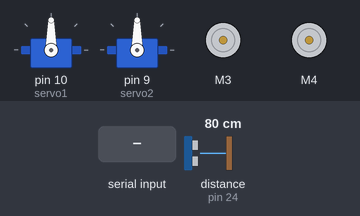
The sketch below on a simulated Arduino Mega 2560, built with avr-gcc and run on an emulated ATmega2560. On the bench: 2 × servo, 2 × DC motor (green arrow = forward, orange = backward, longer = faster). Wiring (inferred from the names in the program): ultrasonic range finder: trigger pin 22; echo pin 24. The inputs (shaded band) are chosen by the test bench; at power-on: distance to the obstacle (sensor on pin 24) 80 cm. The echo pulse lasts 58.3 µs per cm; what the sketch prints to the serial monitor is not drawn.

Above: at 1.2 s.
1.3 s: "9" received over the second serial link
At 1.9 s:
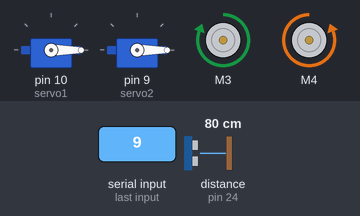
At 2.7 s:
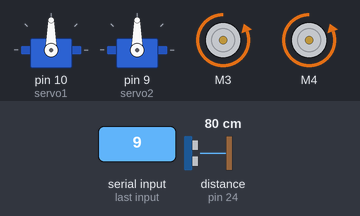
Timing chart, 0 to 13.3 s (numbered marks = the images above; inputs shaded):
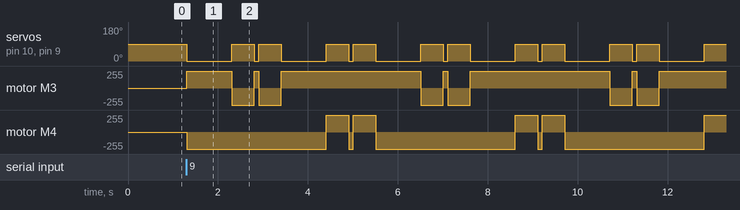

Measured:
- after the input at 1.3 s, servo on pin 10 (servo1), servo on pin 9 (servo2): 90° → 0° at once, then repeats every 2.1 s: 90° 0.50 s, 0° 0.10 s, 90° 0.50 s, 0° 1.0 s

The sketch:

project_tractor.ino
```cpp
//This model is designed by susan ghimire of robotic club KEC, kalimati on June 28 2018.

#include <AFMotor.h>
#include <Servo.h>
#define trigPin 22
#define echoPin 24
#define buzzer 26

AF_DCMotor motor3(3);
AF_DCMotor motor4(4);

Servo servo1;
Servo servo2;

char input;
double duration, dist;
long dur;
void beep()
{
  tone(buzzer, 1000);
  delay(200);
  tone(buzzer, 900);
  delay(200);
}

void AI()
{
  forward();
  delay(1000);
  right();
  delay(500);
  forward();
  delay(100);
  right();
  delay(500);
  forward();
  delay(1000);
  left();
  delay(500);
  forward();
  delay(100);
  left();
  delay(500);
}

void forward()
{
  motor3.setSpeed(255);
  motor3.run(FORWARD);
  motor4.setSpeed(255);
  motor4.run(BACKWARD);
  servo1.write(0);
  servo2.write(0);
}

void backward()
{
  motor3.setSpeed(255);
  motor3.run(BACKWARD);
  motor4.setSpeed(255);
  motor4.run(FORWARD);
  servo1.write(90);
  servo2.write(90);
}

void right()
{
  motor3.setSpeed(255);
  motor3.run(BACKWARD);
  motor4.setSpeed(255);
  motor4.run(BACKWARD);
  servo1.write(90);
  servo2.write(90);

}

void left()
{
  motor3.setSpeed(255);
  motor3.run(FORWARD);
  motor4.setSpeed(255);
  motor4.run(FORWARD);
  servo1.write(90);
  servo2.write(90);

}

void wait()
{
  motor3.run(RELEASE);
  motor4.run(RELEASE);
}

void sensor_check()
{
  // The sensor is triggered by a HIGH pulse of 10 or more microseconds.
  // Give a short LOW pulse beforehand to ensure a clean HIGH pulse:

  digitalWrite(trigPin, LOW);
  delayMicroseconds(5);
  digitalWrite(trigPin, HIGH);
  delayMicroseconds(10);
  digitalWrite(trigPin, LOW);
  // Read the signal from the sensor: a HIGH pulse whose
  // duration is the time (in microseconds) from the sending
  // of the ping to the reception of its echo off of an object.

  duration = pulseIn(echoPin, HIGH);

  // convert the time into a distance

  dist = (duration / 2) / 29.1;
  //read tx dataa
  if (Serial2.available() > 0)
  {
    input = Serial2.read();
  }
  else
  {
    wait();
  }
  Serial.print(dist);
  Serial.print("   ");
  Serial.print(input);
  Serial.println();
}

void setup()
{
  Serial.begin(9600);
  Serial2.begin(9600); // baud rate
  pinMode(buzzer, OUTPUT);
  pinMode(trigPin, OUTPUT);
  pinMode(echoPin, INPUT);
  servo1.attach(10);
  servo2.attach(9);
}

void loop()
{
  sensor_check();

  servo1.write(90);
  servo2.write(90);

  if (dist <= 10)
  {
    beep();

    if (input == '3') {
    } else {
      wait();
    }
  }
  else
  {
    noTone(buzzer);


    switch (input)
    {
      case '0':
        wait();
        break;

      case '1':
        forward();
        break;

      case '2':
        right();
        break;

      case '3':
        backward();
        break;

      case '4':
        left();
        break;

      case 'b':
        servo1.write(0);
        servo2.write(0);
        break;

      case 'a':
        servo1.write(90);
        servo2.write(90);
        break;

      case '7':
        beep();
        break;

      case '8':
        noTone(buzzer);
        break;

      case '9':
        for (int i = 1; i <= 5; i++)
        {
          AI();
        }
        break;

deafult:
        wait();
        break;
    }
  }
}
```
